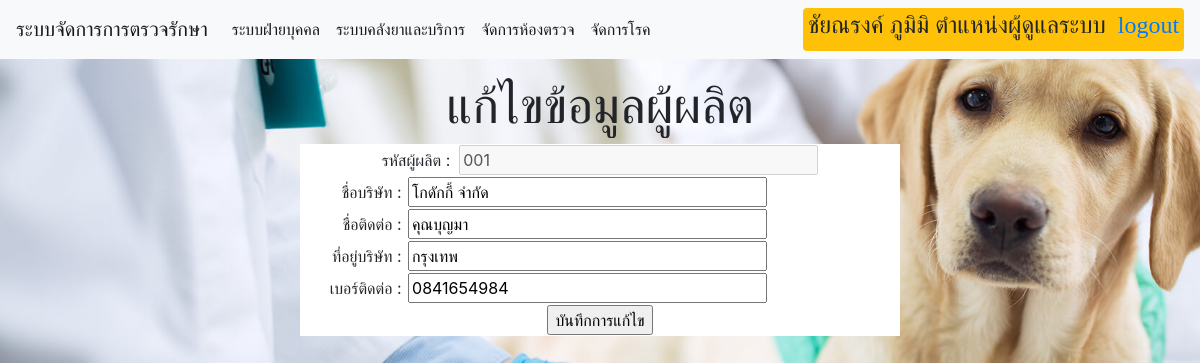
The page /TreatmentManagementProject/admin/AdminManageManuFacturerEdit.php?manufactid=001 (signed in) on the database its author committed.
### tables this page shows
CREATE TABLE `manufacturer` (
  `ManufactID` char(3) NOT NULL,
  `CompanyName` varchar(30) NOT NULL,
  `Contractname` varchar(30) NOT NULL,
  `CompanyAddress` varchar(30) NOT NULL,
  `ContractNumber` char(10) NOT NULL
);

### TreatmentManagementProject/mysql/connect.php (called while the page is built)
<?php
$connect = mysqli_connect($dbhost, $dbuser, $dbpass, $dbname);
mysqli_query($connect, "SET NAMES UTF8");
$result = mysqli_query($connect, $sql);
?>

### TreatmentManagementProject/admin/AdminManageManuFacturerEdit.php (the view, shortened to what this page needs)
<?php
require("../mysql/config.php");
$manufactid = $_REQUEST['manufactid'];
$sql ="select manufactid,companyname,contractname,companyaddress,contractnumber from manufacturer where manufactid=$manufactid";
    require("../mysql/connect.php");
    $record = mysqli_fetch_array($result);
?>
<!doctype html>
<html lang="en">
  <head>
     <link rel="stylesheet" href="https://stackpath.bootstrapcdn.com/bootstrap/4.3.1/css/bootstrap.min.css">
  </head>
  <body>
 <nav class="navbar navbar-expand-lg navbar-light bg-light">
  <a class="navbar-brand" href="../Main.php">ระบบจัดการการตรวจรักษา</a>
  <div class="collapse navbar-collapse" id="navbarSupportedContent">
    <ul class="navbar-nav mr-auto">
    <li class="nav-item active">
        <a class="nav-link" href="ManageUser.php">ระบบฝ่ายบุคคล <span class="sr-only">(current)</span></a>
      </li>
      <li class="nav-item active">
        <a class="nav-link" href="ManageDrugService.php">ระบบคลังยาและบริการ <span class="sr-only">(current)</span></a>
      </li>
      <li class="nav-item active">
        <a class="nav-link" href="Managetreatmentroom.php">จัดการห้องตรวจ <span class="sr-only">(current)</span></a>
      </li>
      <li class="nav-item active">
        <a class="nav-link" href="Managedisease.php">จัดการโรค <span class="sr-only">(current)</span></a>
      </li>
    </ul>
    <span class = "badge badge-warning" style="font-family: 'TH SarabunPSK';font-weight: bold;"><h4><?php echo $_SESSION['name'] . "&nbsp;ตำแหน่งผู้ดูแลระบบ" ."&nbsp;
    <a href = '../logout.php'>logout</a>" ?></h4></span>
  </div>
</nav>
   <center><div class="head1">แก้ไขข้อมูลผู้ผลิต</div></center>
   <center>
   <form action="AdminManageManuFacturerEditSave.php" method="post">
    <table width = '50%' border = "0"  bgcolor = "#FFFFFF">
            <tr><td colspan="4" align="center">
            รหัสผู้ผลิต :&nbsp;
            <input type="text" size='30' maxlength='3' value="<?php echo $manufactid ?>" disabled>
                </td></tr>
                <tr><td colspan="2" align="right">
            ชื่อบริษัท :&nbsp;
            <td colspan="2" align="left">
            <input type="text" name="companyname" size='30' maxlength='30' value="<?php echo $record['companyname']; ?>" required>
                </td></tr>
                <tr><td colspan="2" align="right">
            ชื่อติดต่อ :&nbsp;
            <td colspan="2" align="left">
            <input type="text" name="contractname" size='30' maxlength='30' value="<?php echo $record['contractname']; ?>" required>
                </td></tr>
                <tr><td colspan="2" align="right">
            ที่อยู่บริษัท :&nbsp;
            <td colspan="2" align="left">
            <input type="text" name="companyaddress" size='30' maxlength='30' value="<?php echo $record['companyaddress']; ?>" required>
                </td></tr>
                <tr><td colspan="2" align="right">
            เบอร์ติดต่อ :&nbsp;
            <td colspan="2" align="left">
            <input type="text" name="contractnumber" size='30' maxlength='10' onkeypress="return isNumber(event)" value="<?php echo $record['contractnumber']; ?>" required>
                </td></tr>
                <tr><td colspan="4" align="center"><input type="submit" value="บันทึกการแก้ไข"></td></tr>
        </form>
    </center>
  </body>
</html>

### TreatmentManagementProject/admin/AdminManageManuFacturerEdit.php (style rules this page uses)
body { background-image: url("../background/bg.jpg"); background-repeat: no-repeat; background-size: 120% auto; }
.head1 { font-family: "TH SarabunPSK"; font-size: 50px; padding-top: 10px; }

### rows shown on the page
manufacturer: companyname "โกดักกี้ จำกัด", contractname "คุณบุญมา", companyaddress "กรุงเทพ", contractnumber "0841654984"

### other values the page prints
$_SESSION['name'] "ชัยณรงค์ ภูมิมิ"
